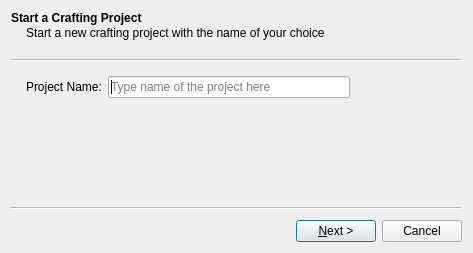
<?xml version="1.0" encoding="UTF-8"?>
<ui version="4.0">
 <class>ItemOptionsWizard</class>
 <widget class="QWizard" name="ItemOptionsWizard">
  <property name="windowModality">
   <enum>Qt::ApplicationModal</enum>
  </property>
  <property name="geometry">
   <rect>
    <x>0</x>
    <y>0</y>
    <width>473</width>
    <height>253</height>
   </rect>
  </property>
  <property name="sizePolicy">
   <sizepolicy hsizetype="Preferred" vsizetype="Preferred">
    <horstretch>0</horstretch>
    <verstretch>0</verstretch>
   </sizepolicy>
  </property>
  <property name="minimumSize">
   <size>
    <width>473</width>
    <height>253</height>
   </size>
  </property>
  <property name="maximumSize">
   <size>
    <width>16775</width>
    <height>16755</height>
   </size>
  </property>
  <property name="windowTitle">
   <string>Item Options</string>
  </property>
  <property name="windowIcon">
   <iconset resource="../assets.qrc">
    <normaloff>:/icons/assets/icons/vendor.ico</normaloff>:/icons/assets/icons/vendor.ico</iconset>
  </property>
  <property name="sizeGripEnabled">
   <bool>false</bool>
  </property>
  <property name="modal">
   <bool>false</bool>
  </property>
  <property name="wizardStyle">
   <enum>QWizard::ClassicStyle</enum>
  </property>
  <property name="options">
   <set>QWizard::IndependentPages|QWizard::NoBackButtonOnStartPage</set>
  </property>
  <property name="currentId">
   <number>0</number>
  </property>
  <widget class="QWizardPage" name="wizard_start_page">
   <property name="sizePolicy">
    <sizepolicy hsizetype="MinimumExpanding" vsizetype="Maximum">
     <horstretch>0</horstretch>
     <verstretch>0</verstretch>
    </sizepolicy>
   </property>
   <property name="minimumSize">
    <size>
     <width>342</width>
     <height>0</height>
    </size>
   </property>
   <property name="maximumSize">
    <size>
     <width>342</width>
     <height>113</height>
    </size>
   </property>
   <property name="layoutDirection">
    <enum>Qt::LeftToRight</enum>
   </property>
   <property name="title">
    <string>Start a Crafting Project</string>
   </property>
   <property name="subTitle">
    <string>Start a new crafting project with the name of your choice</string>
   </property>
   <attribute name="pageId">
    <string notr="true">wizard_start_page</string>
   </attribute>
   <layout class="QVBoxLayout" name="verticalLayout_3">
    <property name="leftMargin">
     <number>0</number>
    </property>
    <property name="topMargin">
     <number>0</number>
    </property>
    <property name="rightMargin">
     <number>0</number>
    </property>
    <property name="bottomMargin">
     <number>0</number>
    </property>
    <item>
     <widget class="QWidget" name="wizard_start_page_container" native="true">
      <property name="sizePolicy">
       <sizepolicy hsizetype="MinimumExpanding" vsizetype="Maximum">
        <horstretch>0</horstretch>
        <verstretch>0</verstretch>
       </sizepolicy>
      </property>
      <property name="styleSheet">
       <string notr="true">border-image: none;</string>
      </property>
      <layout class="QVBoxLayout" name="verticalLayout">
       <property name="spacing">
        <number>0</number>
       </property>
       <property name="leftMargin">
        <number>0</number>
       </property>
       <property name="topMargin">
        <number>0</number>
       </property>
       <property name="rightMargin">
        <number>0</number>
       </property>
       <property name="bottomMargin">
        <number>0</number>
       </property>
       <item>
        <widget class="QWidget" name="wizard_start_page_options" native="true">
         <property name="sizePolicy">
          <sizepolicy hsizetype="MinimumExpanding" vsizetype="Maximum">
           <horstretch>0</horstretch>
           <verstretch>0</verstretch>
          </sizepolicy>
         </property>
         <layout class="QVBoxLayout" name="verticalLayout_2">
          <item>
           <widget class="QWidget" name="wizard_start_project_name" native="true">
            <property name="sizePolicy">
             <sizepolicy hsizetype="Preferred" vsizetype="Maximum">
              <horstretch>0</horstretch>
              <verstretch>0</verstretch>
             </sizepolicy>
            </property>
            <layout class="QHBoxLayout" name="horizontalLayout">
             <property name="spacing">
              <number>6</number>
             </property>
             <property name="leftMargin">
              <number>0</number>
             </property>
             <property name="topMargin">
              <number>0</number>
             </property>
             <property name="rightMargin">
              <number>0</number>
             </property>
             <property name="bottomMargin">
              <number>0</number>
             </property>
             <item>
              <widget class="QLabel" name="project_name_label">
               <property name="text">
                <string>Project Name:</string>
               </property>
               <property name="buddy">
                <cstring>project_name_input</cstring>
               </property>
              </widget>
             </item>
             <item>
              <widget class="QLineEdit" name="project_name_input">
               <property name="sizePolicy">
                <sizepolicy hsizetype="MinimumExpanding" vsizetype="Fixed">
                 <horstretch>0</horstretch>
                 <verstretch>0</verstretch>
                </sizepolicy>
               </property>
               <property name="frame">
                <bool>true</bool>
               </property>
               <property name="placeholderText">
                <string>Type name of the project here</string>
               </property>
              </widget>
             </item>
            </layout>
           </widget>
          </item>
         </layout>
        </widget>
       </item>
      </layout>
     </widget>
    </item>
   </layout>
  </widget>
  <widget class="QWizardPage" name="wizard_base_groups_page">
   <property name="sizePolicy">
    <sizepolicy hsizetype="Preferred" vsizetype="Preferred">
     <horstretch>0</horstretch>
     <verstretch>0</verstretch>
    </sizepolicy>
   </property>
   <property name="minimumSize">
    <size>
     <width>452</width>
     <height>0</height>
    </size>
   </property>
   <property name="title">
    <string>Select A Base Group</string>
   </property>
   <attribute name="pageId">
    <string notr="true">wizard_base_groups_page</string>
   </attribute>
   <layout class="QVBoxLayout" name="verticalLayout_4">
    <item alignment="Qt::AlignHCenter">
     <widget class="QWidget" name="base_group_btns" native="true">
      <property name="minimumSize">
       <size>
        <width>400</width>
        <height>0</height>
       </size>
      </property>
      <property name="styleSheet">
       <string notr="true">QWidget {
border-image: none;
}
QPushButton {
                border: 1px solid #000;
                  border-top-width: 1px;
                   border-right-width: 1px;
                   border-bottom-width: 1px;
                   border-left-width: 1px;
                   border-top-style: solid;
                 border-right-style: solid;
                  border-bottom-style: solid;
                   border-left-style: solid;
                   border-top-color: rgb(0, 0, 0);
                  border-right-color: rgb(0, 0, 0);
                   border-bottom-color: rgb(0, 0, 0);
                   border-left-color: rgb(0, 0, 0);
                  border-image-source: initial;
                  border-image-slice: initial;
                  border-image-width: initial;
                  border-image-outset: initial;
                border-image-repeat: initial;
                border-radius: 4px;
                background-color: qlineargradient(x1: 0, y1: 1, x2: 0, y2: 0, stop: 0 #1e1e1e, stop: 1 #3c3c3c);
                border-image: none;
              color: #FFF;
               text-shadow: 1px 1px #000;
               box-shadow: inset 0 1px 1px #666, 0 1px 2px rgba(0,0,0,0.31);
                font-family: Open Sans;
                font-size: 12px;
               font-weight: bold;
               height: 36px;
                line-height: 36px;
                text-align: center;
				margin: 0px;
           }
            QPushButton::hover {
                background-color: qlineargradient(x1: 0, y1: 0, x2: 0 y2: 1,
                                                 stop: 0 #2d2d2d, stop: 1 #4b4b4b);
           }
            QPushButton::pressed {
                background-color: qlineargradient(x1: 0, y1: 0, x2: 0, y2: 1,
                                                  stop: 0 #4b4b4b, stop: 1 #2d2d2d);
            }
			QPushButton::checked {
				background-color: qlineargradient(x1: 0, y1: 0, x2: 0 y2: 1,
                                                 stop: 0 #2d2d2d, stop: 1 #4b4b4b);
				border: 5px inset #FFF;
				box-shadow: none;
			}
            QPushButton::flat {
                border: none;
}</string>
      </property>
      <layout class="QVBoxLayout" name="verticalLayout_5">
       <property name="spacing">
        <number>0</number>
       </property>
       <property name="leftMargin">
        <number>0</number>
       </property>
       <property name="topMargin">
        <number>0</number>
       </property>
       <property name="rightMargin">
        <number>0</number>
       </property>
       <property name="bottomMargin">
        <number>0</number>
       </property>
       <item>
        <widget class="QWidget" name="base_group_btns_row1" native="true">
         <layout class="QHBoxLayout" name="horizontalLayout_3">
          <item>
           <widget class="QPushButton" name="body_armours_btn">
            <property name="sizePolicy">
             <sizepolicy hsizetype="Preferred" vsizetype="Preferred">
              <horstretch>0</horstretch>
              <verstretch>0</verstretch>
             </sizepolicy>
            </property>
            <property name="styleSheet">
             <string notr="true">QPushButton {
                border: 1px solid #000;
                border-radius: 4px;
                background-color: qlineargradient(x1: 0, y1: 1, x2: 0, y2: 0, stop: 0 #1e1e1e, stop: 1 #3c3c3c);
                border-image: none;
              color: #FFF;
               box-shadow: inset 0 1px 1px #666, 0 1px 2px rgba(0,0,0,0.31);
                font-family: Open Sans;
                font-size: 12px;
               font-weight: bold;
               height: 36px;
                line-height: 36px;
                text-align: center;
				margin: 0px;
				padding: 5px 10px;
				cursor: pointer;
				text-shadow: 1px 1px #000;
				vertical-align: top;
           }
            QPushButton::hover {         
	background-color: qlineargradient(x1:0, y1:0, x2:0, y2:1, stop:0 rgba(30, 30, 30, 1), stop:1 rgba(75, 75, 75, 1));
           }
            QPushButton::pressed {
                
	background-color: qlineargradient(x1:0, y1:0, x2:0, y2:1, stop:0 rgba(221, 204, 153, 1), stop:1 rgba(255, 238, 187, 255));
            }
			QPushButton::checked {
				background-color: qlineargradient(x1:0, y1:0, x2:0, y2:1, stop:0 rgba(221, 204, 153, 1), stop:1 rgba(255, 238, 187, 255));
				color: #332211;
text-shadow: 1px 1px #FFF;
box-shadow: inset 0 1px 1px #BBB, 0 1px 2px rgba(0,0,0,0.31);
font-weight: bold;
			}
            QPushButton::flat {
                border: none;
}</string>
            </property>
            <property name="text">
             <string>Body Armours</string>
            </property>
            <property name="checkable">
             <bool>true</bool>
            </property>
            <attribute name="buttonGroup">
             <string notr="true">wizard_base_group_btns</string>
            </attribute>
           </widget>
          </item>
          <item>
           <widget class="QPushButton" name="boots_btn">
            <property name="sizePolicy">
             <sizepolicy hsizetype="Preferred" vsizetype="Preferred">
              <horstretch>0</horstretch>
              <verstretch>0</verstretch>
             </sizepolicy>
            </property>
            <property name="styleSheet">
             <string notr="true">QPushButton {
                border: 1px solid #000;
                border-radius: 4px;
                background-color: qlineargradient(x1: 0, y1: 1, x2: 0, y2: 0, stop: 0 #1e1e1e, stop: 1 #3c3c3c);
                border-image: none;
              color: #FFF;
               box-shadow: inset 0 1px 1px #666, 0 1px 2px rgba(0,0,0,0.31);
                font-family: Open Sans;
                font-size: 12px;
               font-weight: bold;
               height: 36px;
                line-height: 36px;
                text-align: center;
				margin: 0px;
				padding: 5px 10px;
				cursor: pointer;
				text-shadow: 1px 1px #000;
				vertical-align: top;
           }
            QPushButton::hover {         
	background-color: qlineargradient(x1:0, y1:0, x2:0, y2:1, stop:0 rgba(30, 30, 30, 1), stop:1 rgba(75, 75, 75, 1));
           }
            QPushButton::pressed {
                
	background-color: qlineargradient(x1:0, y1:0, x2:0, y2:1, stop:0 rgba(221, 204, 153, 1), stop:1 rgba(255, 238, 187, 255));
            }
			QPushButton::checked {
				background-color: qlineargradient(x1:0, y1:0, x2:0, y2:1, stop:0 rgba(221, 204, 153, 1), stop:1 rgba(255, 238, 187, 255));
				color: #332211;
text-shadow: 1px 1px #FFF;
box-shadow: inset 0 1px 1px #BBB, 0 1px 2px rgba(0,0,0,0.31);
font-weight: bold;
			}
            QPushButton::flat {
                border: none;
}</string>
            </property>
            <property name="text">
             <string>Boots</string>
            </property>
            <property name="checkable">
             <bool>true</bool>
            </property>
            <attribute name="buttonGroup">
             <string notr="true">wizard_base_group_btns</string>
            </attribute>
           </widget>
          </item>
          <item>
           <widget class="QPushButton" name="helmets_btn">
            <property name="sizePolicy">
             <sizepolicy hsizetype="Preferred" vsizetype="Preferred">
              <horstretch>0</horstretch>
              <verstretch>0</verstretch>
             </sizepolicy>
            </property>
            <property name="styleSheet">
             <string notr="true">QPushButton {
                border: 1px solid #000;
                border-radius: 4px;
                background-color: qlineargradient(x1: 0, y1: 1, x2: 0, y2: 0, stop: 0 #1e1e1e, stop: 1 #3c3c3c);
                border-image: none;
              color: #FFF;
               box-shadow: inset 0 1px 1px #666, 0 1px 2px rgba(0,0,0,0.31);
                font-family: Open Sans;
                font-size: 12px;
               font-weight: bold;
               height: 36px;
                line-height: 36px;
                text-align: center;
				margin: 0px;
				padding: 5px 10px;
				cursor: pointer;
				text-shadow: 1px 1px #000;
				vertical-align: top;
           }
            QPushButton::hover {         
	background-color: qlineargradient(x1:0, y1:0, x2:0, y2:1, stop:0 rgba(30, 30, 30, 1), stop:1 rgba(75, 75, 75, 1));
           }
            QPushButton::pressed {
                
	background-color: qlineargradient(x1:0, y1:0, x2:0, y2:1, stop:0 rgba(221, 204, 153, 1), stop:1 rgba(255, 238, 187, 255));
            }
			QPushButton::checked {
				background-color: qlineargradient(x1:0, y1:0, x2:0, y2:1, stop:0 rgba(221, 204, 153, 1), stop:1 rgba(255, 238, 187, 255));
				color: #332211;
text-shadow: 1px 1px #FFF;
box-shadow: inset 0 1px 1px #BBB, 0 1px 2px rgba(0,0,0,0.31);
font-weight: bold;
			}
            QPushButton::flat {
                border: none;
}</string>
            </property>
            <property name="text">
             <string>Helmets</string>
            </property>
            <property name="checkable">
             <bool>true</bool>
            </property>
            <attribute name="buttonGroup">
             <string notr="true">wizard_base_group_btns</string>
            </attribute>
           </widget>
          </item>
          <item>
           <widget class="QPushButton" name="gloves_btn">
            <property name="sizePolicy">
             <sizepolicy hsizetype="Preferred" vsizetype="Preferred">
              <horstretch>0</horstretch>
              <verstretch>0</verstretch>
             </sizepolicy>
            </property>
            <property name="styleSheet">
             <string notr="true">QPushButton {
                border: 1px solid #000;
                border-radius: 4px;
                background-color: qlineargradient(x1: 0, y1: 1, x2: 0, y2: 0, stop: 0 #1e1e1e, stop: 1 #3c3c3c);
                border-image: none;
              color: #FFF;
               box-shadow: inset 0 1px 1px #666, 0 1px 2px rgba(0,0,0,0.31);
                font-family: Open Sans;
                font-size: 12px;
               font-weight: bold;
               height: 36px;
                line-height: 36px;
                text-align: center;
				margin: 0px;
				padding: 5px 10px;
				cursor: pointer;
				text-shadow: 1px 1px #000;
				vertical-align: top;
           }
            QPushButton::hover {         
	background-color: qlineargradient(x1:0, y1:0, x2:0, y2:1, stop:0 rgba(30, 30, 30, 1), stop:1 rgba(75, 75, 75, 1));
           }
            QPushButton::pressed {
                
	background-color: qlineargradient(x1:0, y1:0, x2:0, y2:1, stop:0 rgba(221, 204, 153, 1), stop:1 rgba(255, 238, 187, 255));
            }
			QPushButton::checked {
				background-color: qlineargradient(x1:0, y1:0, x2:0, y2:1, stop:0 rgba(221, 204, 153, 1), stop:1 rgba(255, 238, 187, 255));
				color: #332211;
text-shadow: 1px 1px #FFF;
box-shadow: inset 0 1px 1px #BBB, 0 1px 2px rgba(0,0,0,0.31);
font-weight: bold;
			}
            QPushButton::flat {
                border: none;
}</string>
            </property>
            <property name="text">
             <string>Gloves</string>
            </property>
            <property name="checkable">
             <bool>true</bool>
            </property>
            <attribute name="buttonGroup">
             <string notr="true">wizard_base_group_btns</string>
            </attribute>
           </widget>
          </item>
         </layout>
        </widget>
       </item>
       <item alignment="Qt::AlignHCenter">
        <widget class="QWidget" name="base_group_btns_row2" native="true">
         <property name="sizePolicy">
          <sizepolicy hsizetype="Preferred" vsizetype="Preferred">
           <horstretch>0</horstretch>
           <verstretch>0</verstretch>
          </sizepolicy>
         </property>
         <layout class="QHBoxLayout" name="horizontalLayout_4">
          <item>
           <widget class="QPushButton" name="one_handed_weapons_btn">
            <property name="sizePolicy">
             <sizepolicy hsizetype="Preferred" vsizetype="Preferred">
              <horstretch>0</horstretch>
              <verstretch>0</verstretch>
             </sizepolicy>
            </property>
            <property name="styleSheet">
             <string notr="true">QPushButton {
                border: 1px solid #000;
                border-radius: 4px;
                background-color: qlineargradient(x1: 0, y1: 1, x2: 0, y2: 0, stop: 0 #1e1e1e, stop: 1 #3c3c3c);
                border-image: none;
              color: #FFF;
               box-shadow: inset 0 1px 1px #666, 0 1px 2px rgba(0,0,0,0.31);
                font-family: Open Sans;
                font-size: 12px;
               font-weight: bold;
               height: 36px;
                line-height: 36px;
                text-align: center;
				margin: 0px;
				padding: 5px 10px;
				cursor: pointer;
				text-shadow: 1px 1px #000;
				vertical-align: top;
           }
            QPushButton::hover {         
	background-color: qlineargradient(x1:0, y1:0, x2:0, y2:1, stop:0 rgba(30, 30, 30, 1), stop:1 rgba(75, 75, 75, 1));
           }
            QPushButton::pressed {
                
	background-color: qlineargradient(x1:0, y1:0, x2:0, y2:1, stop:0 rgba(221, 204, 153, 1), stop:1 rgba(255, 238, 187, 255));
            }
			QPushButton::checked {
				background-color: qlineargradient(x1:0, y1:0, x2:0, y2:1, stop:0 rgba(221, 204, 153, 1), stop:1 rgba(255, 238, 187, 255));
				color: #332211;
text-shadow: 1px 1px #FFF;
box-shadow: inset 0 1px 1px #BBB, 0 1px 2px rgba(0,0,0,0.31);
font-weight: bold;
			}
            QPushButton::flat {
                border: none;
}</string>
            </property>
            <property name="text">
             <string>One Handed Weapons</string>
            </property>
            <property name="checkable">
             <bool>true</bool>
            </property>
            <attribute name="buttonGroup">
             <string notr="true">wizard_base_group_btns</string>
            </attribute>
           </widget>
          </item>
          <item>
           <widget class="QPushButton" name="two_handed_weapons_btn">
            <property name="sizePolicy">
             <sizepolicy hsizetype="Minimum" vsizetype="Preferred">
              <horstretch>0</horstretch>
              <verstretch>0</verstretch>
             </sizepolicy>
            </property>
            <property name="styleSheet">
             <string notr="true">QPushButton {
                border: 1px solid #000;
                border-radius: 4px;
                background-color: qlineargradient(x1: 0, y1: 1, x2: 0, y2: 0, stop: 0 #1e1e1e, stop: 1 #3c3c3c);
                border-image: none;
              color: #FFF;
               box-shadow: inset 0 1px 1px #666, 0 1px 2px rgba(0,0,0,0.31);
                font-family: Open Sans;
                font-size: 12px;
               font-weight: bold;
               height: 36px;
                line-height: 36px;
                text-align: center;
				margin: 0px;
				padding: 5px 10px;
				cursor: pointer;
				text-shadow: 1px 1px #000;
				vertical-align: top;
           }
            QPushButton::hover {         
	background-color: qlineargradient(x1:0, y1:0, x2:0, y2:1, stop:0 rgba(30, 30, 30, 1), stop:1 rgba(75, 75, 75, 1));
           }
            QPushButton::pressed {
                
	background-color: qlineargradient(x1:0, y1:0, x2:0, y2:1, stop:0 rgba(221, 204, 153, 1), stop:1 rgba(255, 238, 187, 255));
            }
			QPushButton::checked {
				background-color: qlineargradient(x1:0, y1:0, x2:0, y2:1, stop:0 rgba(221, 204, 153, 1), stop:1 rgba(255, 238, 187, 255));
				color: #332211;
text-shadow: 1px 1px #FFF;
box-shadow: inset 0 1px 1px #BBB, 0 1px 2px rgba(0,0,0,0.31);
font-weight: bold;
			}
            QPushButton::flat {
                border: none;
}</string>
            </property>
            <property name="text">
             <string>Two Handed Weapons</string>
            </property>
            <property name="checkable">
             <bool>true</bool>
            </property>
            <attribute name="buttonGroup">
             <string notr="true">wizard_base_group_btns</string>
            </attribute>
           </widget>
          </item>
          <item>
           <widget class="QPushButton" name="offhands_btn">
            <property name="sizePolicy">
             <sizepolicy hsizetype="Minimum" vsizetype="Preferred">
              <horstretch>0</horstretch>
              <verstretch>0</verstretch>
             </sizepolicy>
            </property>
            <property name="styleSheet">
             <string notr="true">QPushButton {
                border: 1px solid #000;
                border-radius: 4px;
                background-color: qlineargradient(x1: 0, y1: 1, x2: 0, y2: 0, stop: 0 #1e1e1e, stop: 1 #3c3c3c);
                border-image: none;
              color: #FFF;
               box-shadow: inset 0 1px 1px #666, 0 1px 2px rgba(0,0,0,0.31);
                font-family: Open Sans;
                font-size: 12px;
               font-weight: bold;
               height: 36px;
                line-height: 36px;
                text-align: center;
				margin: 0px;
				padding: 5px 10px;
				cursor: pointer;
				text-shadow: 1px 1px #000;
				vertical-align: top;
           }
            QPushButton::hover {         
	background-color: qlineargradient(x1:0, y1:0, x2:0, y2:1, stop:0 rgba(30, 30, 30, 1), stop:1 rgba(75, 75, 75, 1));
           }
            QPushButton::pressed {
                
	background-color: qlineargradient(x1:0, y1:0, x2:0, y2:1, stop:0 rgba(221, 204, 153, 1), stop:1 rgba(255, 238, 187, 255));
            }
			QPushButton::checked {
				background-color: qlineargradient(x1:0, y1:0, x2:0, y2:1, stop:0 rgba(221, 204, 153, 1), stop:1 rgba(255, 238, 187, 255));
				color: #332211;
text-shadow: 1px 1px #FFF;
box-shadow: inset 0 1px 1px #BBB, 0 1px 2px rgba(0,0,0,0.31);
font-weight: bold;
			}
            QPushButton::flat {
                border: none;
}</string>
            </property>
            <property name="text">
             <string>Offhands</string>
            </property>
            <property name="checkable">
             <bool>true</bool>
            </property>
            <attribute name="buttonGroup">
             <string notr="true">wizard_base_group_btns</string>
            </attribute>
           </widget>
          </item>
         </layout>
        </widget>
       </item>
       <item>
        <widget class="QWidget" name="base_group_btns_row3" native="true">
         <property name="sizePolicy">
          <sizepolicy hsizetype="Preferred" vsizetype="Preferred">
           <horstretch>0</horstretch>
           <verstretch>0</verstretch>
          </sizepolicy>
         </property>
         <layout class="QHBoxLayout" name="horizontalLayout_2">
          <item>
           <widget class="QPushButton" name="jewellery_btn">
            <property name="sizePolicy">
             <sizepolicy hsizetype="Preferred" vsizetype="Preferred">
              <horstretch>0</horstretch>
              <verstretch>0</verstretch>
             </sizepolicy>
            </property>
            <property name="styleSheet">
             <string notr="true">QPushButton {
                border: 1px solid #000;
                border-radius: 4px;
                background-color: qlineargradient(x1: 0, y1: 1, x2: 0, y2: 0, stop: 0 #1e1e1e, stop: 1 #3c3c3c);
                border-image: none;
              color: #FFF;
               box-shadow: inset 0 1px 1px #666, 0 1px 2px rgba(0,0,0,0.31);
                font-family: Open Sans;
                font-size: 12px;
               font-weight: bold;
               height: 36px;
                line-height: 36px;
                text-align: center;
				margin: 0px;
				padding: 5px 10px;
				cursor: pointer;
				text-shadow: 1px 1px #000;
				vertical-align: top;
           }
            QPushButton::hover {         
	background-color: qlineargradient(x1:0, y1:0, x2:0, y2:1, stop:0 rgba(30, 30, 30, 1), stop:1 rgba(75, 75, 75, 1));
           }
            QPushButton::pressed {
                
	background-color: qlineargradient(x1:0, y1:0, x2:0, y2:1, stop:0 rgba(221, 204, 153, 1), stop:1 rgba(255, 238, 187, 255));
            }
			QPushButton::checked {
				background-color: qlineargradient(x1:0, y1:0, x2:0, y2:1, stop:0 rgba(221, 204, 153, 1), stop:1 rgba(255, 238, 187, 255));
				color: #332211;
text-shadow: 1px 1px #FFF;
box-shadow: inset 0 1px 1px #BBB, 0 1px 2px rgba(0,0,0,0.31);
font-weight: bold;
			}
            QPushButton::flat {
                border: none;
}</string>
            </property>
            <property name="text">
             <string>Jewellery</string>
            </property>
            <property name="checkable">
             <bool>true</bool>
            </property>
            <attribute name="buttonGroup">
             <string notr="true">wizard_base_group_btns</string>
            </attribute>
           </widget>
          </item>
          <item>
           <widget class="QPushButton" name="jewels_btn">
            <property name="sizePolicy">
             <sizepolicy hsizetype="Preferred" vsizetype="Preferred">
              <horstretch>0</horstretch>
              <verstretch>0</verstretch>
             </sizepolicy>
            </property>
            <property name="styleSheet">
             <string notr="true">QPushButton {
                border: 1px solid #000;
                border-radius: 4px;
                background-color: qlineargradient(x1: 0, y1: 1, x2: 0, y2: 0, stop: 0 #1e1e1e, stop: 1 #3c3c3c);
                border-image: none;
              color: #FFF;
               box-shadow: inset 0 1px 1px #666, 0 1px 2px rgba(0,0,0,0.31);
                font-family: Open Sans;
                font-size: 12px;
               font-weight: bold;
               height: 36px;
                line-height: 36px;
                text-align: center;
				margin: 0px;
				padding: 5px 10px;
				cursor: pointer;
				text-shadow: 1px 1px #000;
				vertical-align: top;
           }
            QPushButton::hover {         
	background-color: qlineargradient(x1:0, y1:0, x2:0, y2:1, stop:0 rgba(30, 30, 30, 1), stop:1 rgba(75, 75, 75, 1));
           }
            QPushButton::pressed {
                
	background-color: qlineargradient(x1:0, y1:0, x2:0, y2:1, stop:0 rgba(221, 204, 153, 1), stop:1 rgba(255, 238, 187, 255));
            }
			QPushButton::checked {
				background-color: qlineargradient(x1:0, y1:0, x2:0, y2:1, stop:0 rgba(221, 204, 153, 1), stop:1 rgba(255, 238, 187, 255));
				color: #332211;
text-shadow: 1px 1px #FFF;
box-shadow: inset 0 1px 1px #BBB, 0 1px 2px rgba(0,0,0,0.31);
font-weight: bold;
			}
            QPushButton::flat {
                border: none;
}</string>
            </property>
            <property name="text">
             <string>Jewels</string>
            </property>
            <property name="checkable">
             <bool>true</bool>
            </property>
            <property name="checked">
             <bool>false</bool>
            </property>
            <attribute name="buttonGroup">
             <string notr="true">wizard_base_group_btns</string>
            </attribute>
           </widget>
          </item>
          <item>
           <widget class="QPushButton" name="cluster_jewels_btn">
            <property name="sizePolicy">
             <sizepolicy hsizetype="Preferred" vsizetype="Preferred">
              <horstretch>0</horstretch>
              <verstretch>0</verstretch>
             </sizepolicy>
            </property>
            <property name="styleSheet">
             <string notr="true">QPushButton {
                border: 1px solid #000;
                border-radius: 4px;
                background-color: qlineargradient(x1: 0, y1: 1, x2: 0, y2: 0, stop: 0 #1e1e1e, stop: 1 #3c3c3c);
                border-image: none;
              color: #FFF;
               box-shadow: inset 0 1px 1px #666, 0 1px 2px rgba(0,0,0,0.31);
                font-family: Open Sans;
                font-size: 12px;
               font-weight: bold;
               height: 36px;
                line-height: 36px;
                text-align: center;
				margin: 0px;
				padding: 5px 10px;
				cursor: pointer;
				text-shadow: 1px 1px #000;
				vertical-align: top;
           }
            QPushButton::hover {         
	background-color: qlineargradient(x1:0, y1:0, x2:0, y2:1, stop:0 rgba(30, 30, 30, 1), stop:1 rgba(75, 75, 75, 1));
           }
            QPushButton::pressed {
                
	background-color: qlineargradient(x1:0, y1:0, x2:0, y2:1, stop:0 rgba(221, 204, 153, 1), stop:1 rgba(255, 238, 187, 255));
            }
			QPushButton::checked {
				background-color: qlineargradient(x1:0, y1:0, x2:0, y2:1, stop:0 rgba(221, 204, 153, 1), stop:1 rgba(255, 238, 187, 255));
				color: #332211;
text-shadow: 1px 1px #FFF;
box-shadow: inset 0 1px 1px #BBB, 0 1px 2px rgba(0,0,0,0.31);
font-weight: bold;
			}
            QPushButton::flat {
                border: none;
}</string>
            </property>
            <property name="text">
             <string>Cluster Jewels</string>
            </property>
            <property name="checkable">
             <bool>true</bool>
            </property>
            <attribute name="buttonGroup">
             <string notr="true">wizard_base_group_btns</string>
            </attribute>
           </widget>
          </item>
          <item>
           <widget class="QPushButton" name="flasks_btn">
            <property name="sizePolicy">
             <sizepolicy hsizetype="Preferred" vsizetype="Preferred">
              <horstretch>0</horstretch>
              <verstretch>0</verstretch>
             </sizepolicy>
            </property>
            <property name="styleSheet">
             <string notr="true">QPushButton {
                border: 1px solid #000;
                border-radius: 4px;
                background-color: qlineargradient(x1: 0, y1: 1, x2: 0, y2: 0, stop: 0 #1e1e1e, stop: 1 #3c3c3c);
                border-image: none;
              color: #FFF;
               box-shadow: inset 0 1px 1px #666, 0 1px 2px rgba(0,0,0,0.31);
                font-family: Open Sans;
                font-size: 12px;
               font-weight: bold;
               height: 36px;
                line-height: 36px;
                text-align: center;
				margin: 0px;
				padding: 5px 10px;
				cursor: pointer;
				text-shadow: 1px 1px #000;
				vertical-align: top;
           }
            QPushButton::hover {         
	background-color: qlineargradient(x1:0, y1:0, x2:0, y2:1, stop:0 rgba(30, 30, 30, 1), stop:1 rgba(75, 75, 75, 1));
           }
            QPushButton::pressed {
                
	background-color: qlineargradient(x1:0, y1:0, x2:0, y2:1, stop:0 rgba(221, 204, 153, 1), stop:1 rgba(255, 238, 187, 255));
            }
			QPushButton::checked {
				background-color: qlineargradient(x1:0, y1:0, x2:0, y2:1, stop:0 rgba(221, 204, 153, 1), stop:1 rgba(255, 238, 187, 255));
				color: #332211;
text-shadow: 1px 1px #FFF;
box-shadow: inset 0 1px 1px #BBB, 0 1px 2px rgba(0,0,0,0.31);
font-weight: bold;
			}
            QPushButton::flat {
                border: none;
}</string>
            </property>
            <property name="text">
             <string>Flasks</string>
            </property>
            <property name="checkable">
             <bool>true</bool>
            </property>
            <attribute name="buttonGroup">
             <string notr="true">wizard_base_group_btns</string>
            </attribute>
           </widget>
          </item>
         </layout>
        </widget>
       </item>
      </layout>
     </widget>
    </item>
   </layout>
  </widget>
  <widget class="QWizardPage" name="wizard_base_selection_page">
   <attribute name="pageId">
    <string notr="true">wizard_base_selection_page</string>
   </attribute>
   <layout class="QVBoxLayout" name="verticalLayout_6">
    <item>
     <widget class="BaseSelection" name="base_selection_page" native="true"/>
    </item>
   </layout>
  </widget>
  <widget class="QWizardPage" name="wizard_item_selection_page">
   <attribute name="pageId">
    <string notr="true">wizard_item_selection_page</string>
   </attribute>
   <layout class="QVBoxLayout" name="verticalLayout_7">
    <item>
     <widget class="ItemSelection" name="item_selection_page" native="true"/>
    </item>
   </layout>
  </widget>
  <widget class="QWizardPage" name="wizard_item_options_page">
   <attribute name="pageId">
    <string notr="true">wizard_item_options_page</string>
   </attribute>
  </widget>
  <widget class="QWizardPage" name="wizard_confirm_options_page">
   <attribute name="pageId">
    <string notr="true">wizard_confirm_options_page</string>
   </attribute>
  </widget>
 </widget>
 <customwidgets>
  <customwidget>
   <class>ItemSelection</class>
   <extends>QWidget</extends>
   <header location="global">..pages.item_selection</header>
   <container>1</container>
  </customwidget>
  <customwidget>
   <class>BaseSelection</class>
   <extends>QWidget</extends>
   <header location="global">..pages.base_selection</header>
   <container>1</container>
  </customwidget>
 </customwidgets>
 <resources>
  <include location="../assets.qrc"/>
 </resources>
 <connections/>
 <buttongroups>
  <buttongroup name="wizard_base_group_btns"/>
 </buttongroups>
</ui>
